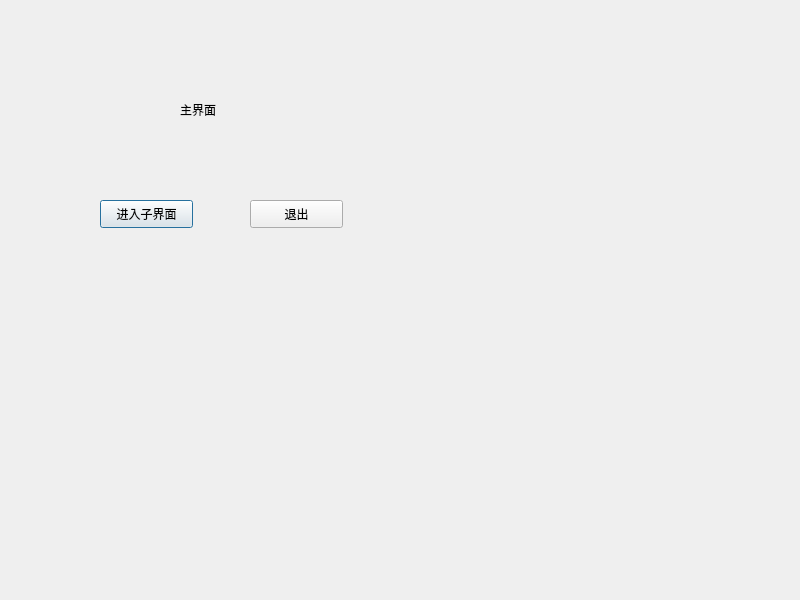
<?xml version="1.0" encoding="UTF-8"?>
<ui version="4.0">
 <class>MainDialog</class>
 <widget class="QDialog" name="MainDialog">
  <property name="geometry">
   <rect>
    <x>0</x>
    <y>0</y>
    <width>800</width>
    <height>600</height>
   </rect>
  </property>
  <property name="windowTitle">
   <string>MainDialog</string>
  </property>
  <widget class="QLabel" name="label">
   <property name="geometry">
    <rect>
     <x>180</x>
     <y>100</y>
     <width>69</width>
     <height>19</height>
    </rect>
   </property>
   <property name="text">
    <string>主界面</string>
   </property>
  </widget>
  <widget class="QPushButton" name="enterChildBtn">
   <property name="geometry">
    <rect>
     <x>100</x>
     <y>200</y>
     <width>93</width>
     <height>28</height>
    </rect>
   </property>
   <property name="text">
    <string>进入子界面</string>
   </property>
  </widget>
  <widget class="QPushButton" name="exitBtn">
   <property name="geometry">
    <rect>
     <x>250</x>
     <y>200</y>
     <width>93</width>
     <height>28</height>
    </rect>
   </property>
   <property name="text">
    <string>退出</string>
   </property>
  </widget>
 </widget>
 <resources/>
 <connections>
  <connection>
   <sender>exitBtn</sender>
   <signal>clicked()</signal>
   <receiver>MainDialog</receiver>
   <slot>reject()</slot>
   <hints>
    <hint type="sourcelabel">
     <x>296</x>
     <y>204</y>
    </hint>
    <hint type="destinationlabel">
     <x>387</x>
     <y>153</y>
    </hint>
   </hints>
  </connection>
 </connections>
</ui>
